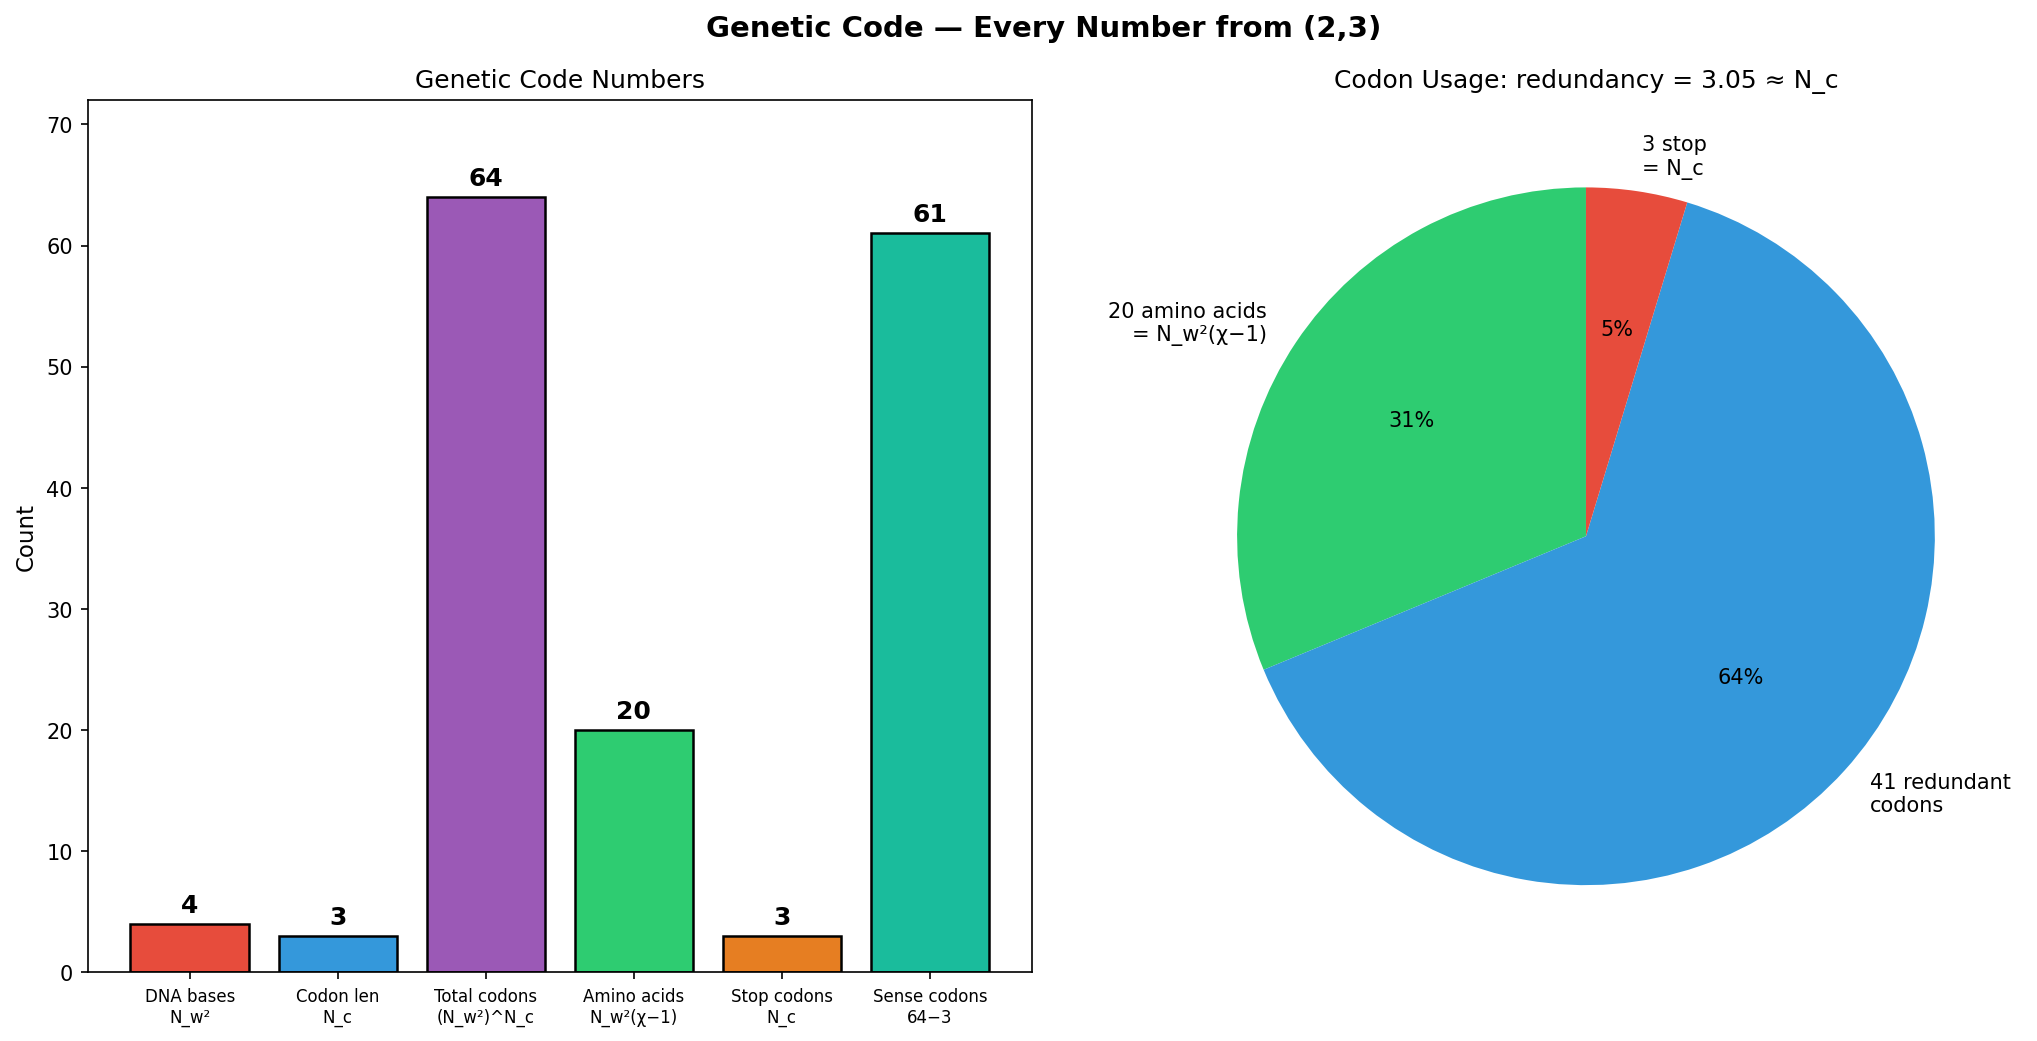

This chart was generated by the following Python code:
#!/usr/bin/env python3
# Copyright (c) 2026 Daland Montgomery
# SPDX-License-Identifier: AGPL-3.0-or-later

"""Crystal Bio — Genetic Code from (2,3)"""
import crystal_toe as ct
import matplotlib.pyplot as plt
import numpy as np

toe = ct.Toe(); bio = toe.bio()

fig, axes = plt.subplots(1, 2, figsize=(14, 7))
fig.suptitle("Genetic Code — Every Number from (2,3)", fontsize=14, fontweight='bold')

# ── Left: Code structure breakdown ──
ax = axes[0]
labels = ['DNA bases\nN_w²', 'Codon len\nN_c', 'Total codons\n(N_w²)^N_c',
          'Amino acids\nN_w²(χ−1)', 'Stop codons\nN_c', 'Sense codons\n64−3']
values = [bio.dna_bases(), bio.codon_len(), bio.codons(),
          bio.amino_acids(), bio.stop_codons(), bio.sense_codons()]
colors = ['#e74c3c', '#3498db', '#9b59b6', '#2ecc71', '#e67e22', '#1abc9c']

bars = ax.bar(range(len(labels)), values, color=colors, edgecolor='black', linewidth=1.2)
for bar, v in zip(bars, values):
    ax.text(bar.get_x() + bar.get_width()/2, bar.get_height() + 1,
            str(v), ha='center', fontsize=12, fontweight='bold')
ax.set_xticks(range(len(labels)))
ax.set_xticklabels(labels, fontsize=8)
ax.set_ylabel('Count', fontsize=11)
ax.set_title('Genetic Code Numbers')
ax.set_ylim(0, 72)

# ── Right: Redundancy ──
ax = axes[1]
# Pie chart: 61 sense codons for 20 amino acids + 3 stops
sizes = [bio.amino_acids(), bio.sense_codons() - bio.amino_acids(), bio.stop_codons()]
labels_pie = [f'{bio.amino_acids()} amino acids\n= N_w²(χ−1)',
              f'{bio.sense_codons()-bio.amino_acids()} redundant\ncodons',
              f'{bio.stop_codons()} stop\n= N_c']
colors_pie = ['#2ecc71', '#3498db', '#e74c3c']
wedges, texts, autotexts = ax.pie(sizes, labels=labels_pie, colors=colors_pie,
                                   autopct='%1.0f%%', startangle=90,
                                   textprops={'fontsize': 10})
ax.set_title(f'Codon Usage: redundancy = {bio.codon_redundancy():.2f} ≈ N_c')

plt.tight_layout()
plt.savefig('bio_genetic_code.png', dpi=150, bbox_inches='tight'); plt.show()
